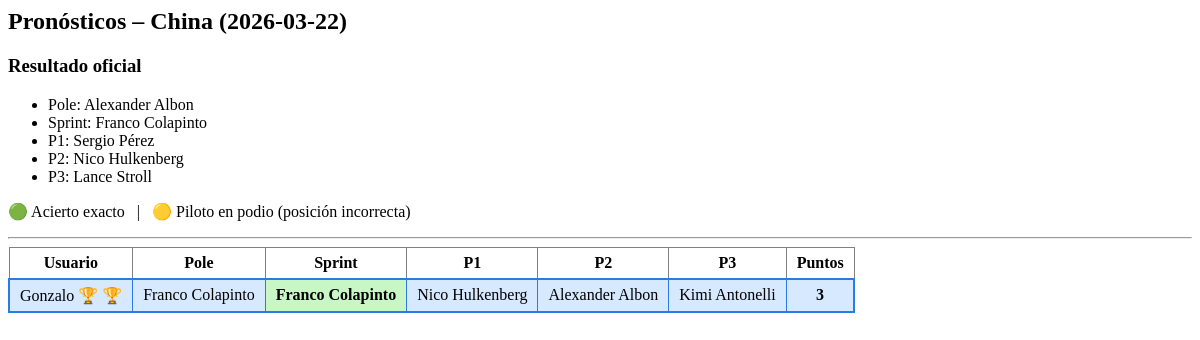
Screenshot of /pronosticos_fecha (signed in) with the database file from the repository.
### tables this page shows
CREATE TABLE carreras (
    id INTEGER PRIMARY KEY,
    pais TEXT,
    autodromo TEXT,
    fecha TEXT,
    sprint INTEGER
, pronostico_abierto INTEGER DEFAULT 1, clasificacion_iniciada INTEGER DEFAULT 0, info_fecha TEXT, fecha_clasificacion TEXT, fecha_limite_pronostico TEXT, imagen TEXT);

CREATE TABLE resultados (
    id INTEGER PRIMARY KEY AUTOINCREMENT,
    carrera_id INTEGER UNIQUE,
    pole TEXT,
    sprint_ganador TEXT,
    p1 TEXT,
    p2 TEXT,
    p3 TEXT,
    FOREIGN KEY (carrera_id) REFERENCES carreras(id)
);

CREATE TABLE pronosticos (
    id INTEGER PRIMARY KEY AUTOINCREMENT,
    user_id INTEGER NOT NULL,
    carrera_id INTEGER NOT NULL,
    pole TEXT,
    sprint_ganador TEXT,
    p1 TEXT,
    p2 TEXT,
    p3 TEXT,
    puntos INTEGER DEFAULT 0,
    UNIQUE(user_id, carrera_id)
);

CREATE TABLE usuarios (
    id INTEGER PRIMARY KEY AUTOINCREMENT,
    nombre TEXT UNIQUE NOT NULL,
    email TEXT UNIQUE NOT NULL,
    password TEXT NOT NULL
, fecha_registro TEXT, admin INTEGER DEFAULT 0, avatar TEXT);

### app.py (the view)
@app.route("/pronosticos_fecha")
def pronosticos_fecha():
    if "user_id" not in session:
        return render_template("index.html", error="Login incorrecto")
    conn = get_db()
    cur = conn.cursor()
    carrera = obtener_carrera_actual(cur)
    if not carrera:
        conn.close()
        return "Aún no hay resultados cargados", 400
    cur.execute("""
        SELECT *
        FROM resultados
        WHERE carrera_id = ?
    """, (carrera["id"],))
    resultado = cur.fetchone()
    if not resultado:
        conn.close()
        return "Aún no hay resultados cargados", 400
    cur.execute("""
        SELECT
            u.nombre AS usuario,
            p.*
        FROM pronosticos p
        JOIN usuarios u ON u.id = p.user_id
        WHERE p.carrera_id = ?
        ORDER BY u.nombre
    """, (carrera["id"],))
    pronosticos = cur.fetchall()
    conn.close()
    return render_template(
        "pronosticos_fecha.html",
        carrera=carrera,
        resultado=resultado,
        pronosticos=pronosticos
    )

### app.py (called while the page is built)
def get_db():
    conn = sqlite3.connect("prode.db")
    conn.row_factory = sqlite3.Row
    return conn

def obtener_carrera_actual(cur):
    cur.execute("""
        SELECT c.*
        FROM carreras c
        JOIN resultados r ON r.carrera_id = c.id
        ORDER BY c.fecha DESC
        LIMIT 1
    """)
    return cur.fetchone()

### templates/pronosticos_fecha.html (shortened to what this page needs)
<h2>Pronósticos – {{ carrera.pais }} ({{ carrera.fecha }})</h2>
<h3>Resultado oficial</h3>
<ul>
    <li>Pole: {{ resultado.pole }}</li>
    {% if resultado.sprint_ganador %}
        <li>Sprint: {{ resultado.sprint_ganador }}</li>
    {% endif %}
    <li>P1: {{ resultado.p1 }}</li>
    <li>P2: {{ resultado.p2 }}</li>
    <li>P3: {{ resultado.p3 }}</li>
</ul>
<p>
🟢 Acierto exacto &nbsp; | &nbsp;
🟡 Piloto en podio (posición incorrecta)
</p>
<hr>
<table border="1">
    <thead>
        <tr>
            <th>Usuario</th>
            <th>Pole</th>
            {% if resultado.sprint_ganador %}
                <th>Sprint</th>
            {% endif %}
            <th>P1</th>
            <th>P2</th>
            <th>P3</th>
            <th>Puntos</th>
        </tr>
    </thead>
   <tbody>
{% for p in pronosticos | sort(attribute='puntos', reverse=True) %}
<tr class="{% if loop.first %}ganador{% endif %}">
    <td>
        {{ p.usuario }}
        {% if loop.first %} 🏆{% endif %}
    </td>
    <td class="{% if p.pole == resultado.pole %}exacto{% endif %}">
        {{ p.pole }}
    </td>
    {% if resultado.sprint_ganador %}
    <td class="{% if p.sprint_ganador == resultado.sprint_ganador %}exacto{% endif %}">
        {{ p.sprint_ganador }}
    </td>
    {% endif %}
    <td class="
        {% if p.p1 == resultado.p1 %}
            exacto
        {% elif p.p1 in [resultado.p1, resultado.p2, resultado.p3] %}
            podio
        {% endif %}
    ">
        {{ p.p1 }}
    </td>
    <td class="
    ">
        {{ p.p2 }}
    </td>
    <td class="
    ">
        {{ p.p3 }}
    </td>
    <td><strong>{{ p.puntos }}</strong></td>
</tr>
{% endfor %}
</tbody>
</table>

### templates/pronosticos_fecha.html (style rules this page uses)
table { border-collapse: collapse; }
th, td { padding: 6px 10px; text-align: center; }
.exacto { background-color: #c8f7c5; font-weight: bold; }
.ganador { background-color: #d6e9ff; border: 2px solid #2c7be5; }
.ganador td:first-child::after { content: " 🏆"; }

### rows the page displays
carreras: pais "China", fecha "2026-03-22"
resultados: pole "Alexander Albon", sprint_ganador "Franco Colapinto", p1 "Sergio Pérez", p2 "Nico Hulkenberg", p3 "Lance Stroll"
pronosticos: usuario "Gonzalo", pole "Franco Colapinto", sprint_ganador "Franco Colapinto", p1 "Nico Hulkenberg", p2 "Alexander Albon", p3 "Kimi Antonelli", puntos "3"
